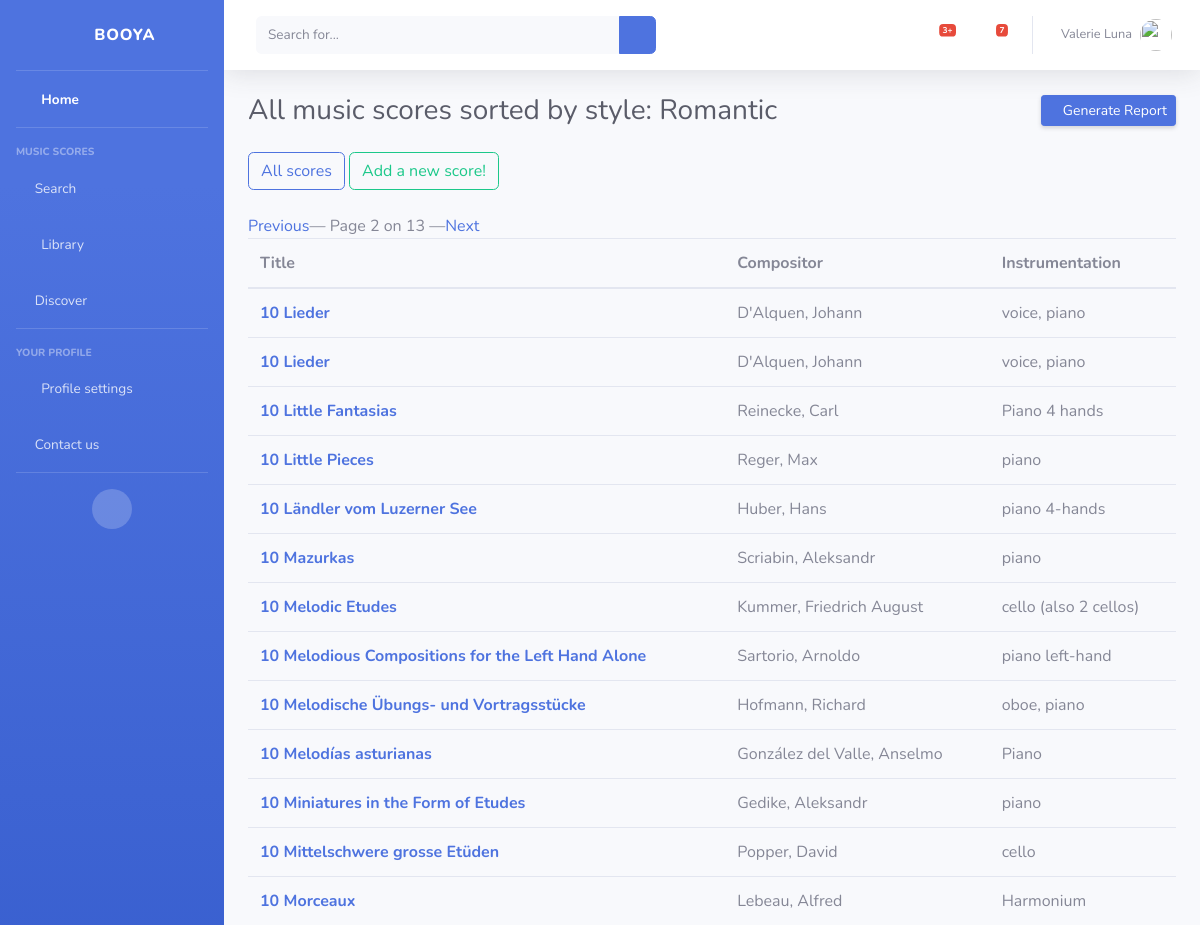
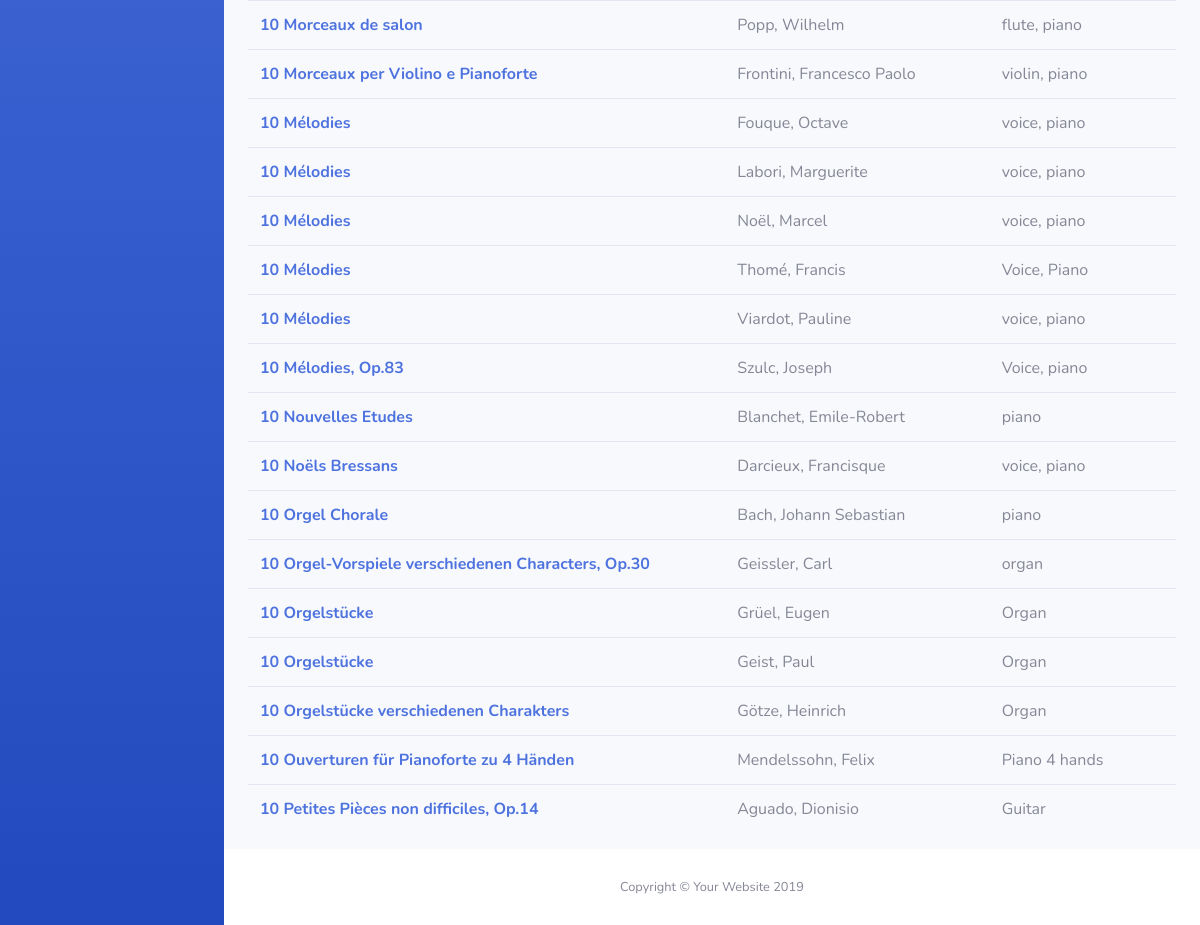
The page /home/scores_list_by_cat/Romantic?page=2 on the database its author committed (2 pictures, top to bottom).
### search/models.py (models this page shows, shortened)
class Sheet(models.Model):
    title = models.CharField(max_length=100)
    subtitle = models.CharField(max_length=100, default='unknown')
    compositor = models.CharField(max_length=42, default='unknown')
    instrumentation = models.CharField(max_length=155, default='unknown')
    pdf_link = models.URLField(max_length=200, default='unknown')
    sections = models.CharField(max_length=100, default='unknown')
    description = models.CharField(max_length=100, default='unknown')
    composition_date = models.IntegerField(default=0)
    first_interpretation_date = models.CharField(max_length=100, default='unknown')
    release_date = models.CharField(max_length=100, default='unknown')
    duration = models.CharField(max_length=100, default='unknown')
    compositor_period = models.CharField(max_length=100, default='unknown')
    editor = models.CharField(max_length=100, default='unknown')
    style = models.CharField(max_length=100, default='unknown')
    key = models.CharField(max_length=100, default='unknown')
    source = models.CharField(max_length=100, default='unknown')
    comments = models.CharField(max_length=1000, default='no comment')
    nb_instruments = models.IntegerField(default=0)
    difficulty = models.FloatField(default=0)
    popularity = models.FloatField(default=0)
    dedication = models.CharField(max_length=100, default='unknown')
    num_opus = models.CharField(max_length=100, default='unknown')
    download_date = models.DateTimeField(default=timezone.now,
                                verbose_name="Publication date",
                                null=True)
    commentaires = GenericRelation('Commentaire')
    class Meta:
        verbose_name = "Music score"
        ordering = ['title']

### search/views.py (the view)
# urls.py: path('scores_list_by_cat/<category>', views.ListScores_by_cat.as_view(), name="scores_list_by_cat"),
class ListScores_by_cat(ListView):
    model = Sheet
    template_name = "search/scores_list_by.html"
    context_object_name = "list_sheets"
    paginate_by = 30
    def get_queryset(self):
        return Sheet.objects.filter(style=self.kwargs['category'].capitalize())
    def get_context_data(self, **kwargs):
        context = super(ListScores_by_cat, self).get_context_data(**kwargs)
        context['types'] = str('style: ' + self.kwargs['category'].capitalize())
        return context

### search/templates/search/scores_list_by.html (shortened to what this page needs)
<!DOCTYPE html>
<html lang="en">
{% extends "base.html" %}
{% block corps %}
<div class="container-fluid">
    {% block header_title %}
    <div class="d-sm-flex align-items-center justify-content-between mb-4">
        <h1 class="h3 mb-0 text-gray-800">All music scores sorted by {{types}}
            </h1>
        <a href="#" class="d-none d-sm-inline-block btn btn-sm btn-primary shadow-sm"><i
                class="fas fa-download fa-sm text-white-50"></i> Generate Report</a>
    </div>
    <a class="btn btn-outline-primary" href="{% url 'scores_list' %}" role="button">All scores</a>
    <a class="btn btn-outline-success" href="{% url 'add_score' %}" role="button">Add a new score!</a>
    {% endblock %}
    <br>
    <br>
    <div class="pagination">
        {% if page_obj.has_previous %}
        <a href="?page={{ page_obj.previous_page_number }}">Previous </a> —
        {% endif %}
        Page {{ page_obj.number }} on {{ page_obj.paginator.num_pages }}
        {% if page_obj.has_next %}
        — <a href="?page={{ page_obj.next_page_number }}"> Next</a>
        {% endif %}
    </div>
    <table class="table">
        <thead>
        <tr>
            <th scope="col">Title</th>
            <th scope="col">Compositor</th>
            <th scope="col">Instrumentation</th>
        </tr>
        </thead>
        <tbody>
        {% for sheet in list_sheets %}
        <tr>
            <div class="sheet">
                <th scope="row"><a href="{% url 'read' sheet.id %}">{{ sheet.title }}</a></th>
                <td>{{ sheet.compositor }}</td>
                <td>{{ sheet.instrumentation }}</td>
            </div>
            {% empty %}
            <p>No sheet music</p>
            {% endfor %}
        </tr>
        </tbody>
    </table>
</div>
    {% endblock %}

### rows shown on the page
Sheet: title "10 Lieder", compositor "D'Alquen, Johann", instrumentation "voice, piano"
Sheet: title "10 Lieder", compositor "D'Alquen, Johann", instrumentation "voice, piano"
Sheet: title "10 Little Fantasias", compositor "Reinecke, Carl", instrumentation "Piano 4 hands"
Sheet: title "10 Little Pieces", compositor "Reger, Max", instrumentation "piano"
Sheet: title "10 Ländler vom Luzerner See", compositor "Huber, Hans", instrumentation "piano 4-hands"
Sheet: title "10 Mazurkas", compositor "Scriabin, Aleksandr", instrumentation "piano"
Sheet: title "10 Melodic Etudes", compositor "Kummer, Friedrich August", instrumentation "cello (also 2 cellos)"
Sheet: title "10 Melodious Compositions for the Left Hand Alone", compositor "Sartorio, Arnoldo", instrumentation "piano left-hand"
Sheet: title "10 Melodische Übungs- und Vortragsstücke", compositor "Hofmann, Richard", instrumentation "oboe, piano"
Sheet: title "10 Melodías asturianas", compositor "González del Valle, Anselmo", instrumentation "Piano"
Sheet: title "10 Miniatures in the Form of Etudes", compositor "Gedike, Aleksandr", instrumentation "piano"
Sheet: title "10 Mittelschwere grosse Etüden", compositor "Popper, David", instrumentation "cello"
Sheet: title "10 Morceaux", compositor "Lebeau, Alfred", instrumentation "Harmonium"
Sheet: title "10 Morceaux de salon", compositor "Popp, Wilhelm", instrumentation "flute, piano"
Sheet: title "10 Morceaux per Violino e Pianoforte", compositor "Frontini, Francesco Paolo", instrumentation "violin, piano"
Sheet: title "10 Mélodies", compositor "Fouque, Octave", instrumentation "voice, piano"
Sheet: title "10 Mélodies", compositor "Labori, Marguerite", instrumentation "voice, piano"
Sheet: title "10 Mélodies", compositor "Noël, Marcel", instrumentation "voice, piano"
Sheet: title "10 Mélodies", compositor "Thomé, Francis", instrumentation "Voice, Piano"
Sheet: title "10 Mélodies", compositor "Viardot, Pauline", instrumentation "voice, piano"
Sheet: title "10 Mélodies, Op.83", compositor "Szulc, Joseph", instrumentation "Voice, piano"
Sheet: title "10 Nouvelles Etudes", compositor "Blanchet, Emile-Robert", instrumentation "piano"
Sheet: title "10 Noëls Bressans", compositor "Darcieux, Francisque", instrumentation "voice, piano"
Sheet: title "10 Orgel Chorale", compositor "Bach, Johann Sebastian", instrumentation "piano"
Sheet: title "10 Orgel-Vorspiele verschiedenen Characters, Op.30", compositor "Geissler, Carl", instrumentation "organ"
Sheet: title "10 Orgelstücke", compositor "Grüel, Eugen", instrumentation "Organ"
Sheet: title "10 Orgelstücke", compositor "Geist, Paul", instrumentation "Organ"
Sheet: title "10 Orgelstücke verschiedenen Charakters", compositor "Götze, Heinrich", instrumentation "Organ"
Sheet: title "10 Ouverturen für Pianoforte zu 4 Händen", compositor "Mendelssohn, Felix", instrumentation "Piano 4 hands"
Sheet: title "10 Petites Pièces non difficiles, Op.14", compositor "Aguado, Dionisio", instrumentation "Guitar"

### other values the page prints
{{ types }} "style: Romantic"
{{ page_obj.number }} "2"
{{ page_obj.paginator.num_pages }} "13"
